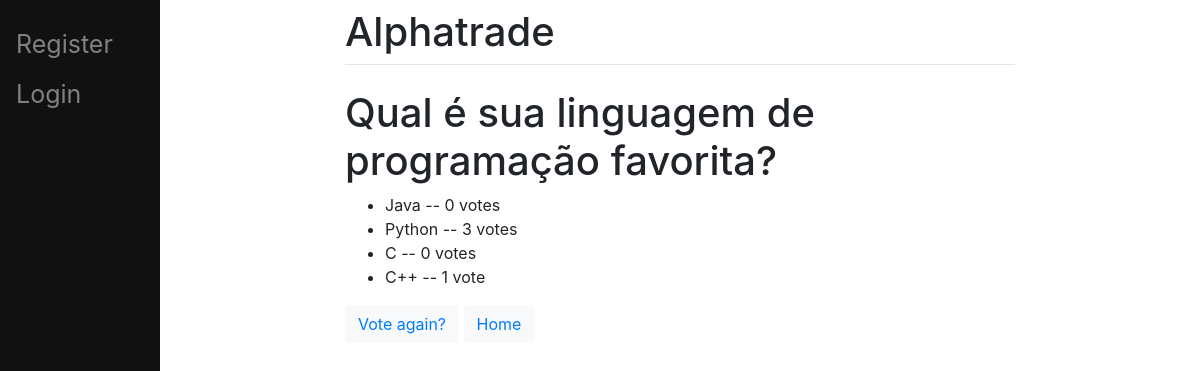
Page /32/results/ on the committed database.
### main/models.py (models this page shows, shortened)
class Question(models.Model):
    user = models.ForeignKey(User, on_delete=models.CASCADE, related_name="question", null=True)
    question_text = models.CharField(max_length=200)

class Choice(models.Model):
    question = models.ForeignKey(Question, on_delete=models.CASCADE)
    choice_text = models.CharField(max_length=200)
    votes = models.IntegerField(default=0)

### main/views.py (the view)
# urls.py: path('<int:pk>/results/', views.ResultsView.as_view(), name='results'),
class ResultsView(generic.DetailView):
    model = Question
    template_name = 'main/results.html'

### main/templates/main/results.html
{% extends 'main/base.html' %}
{% block content %}
    <h1>{{ question.question_text }}</h1>
    <ul>
    {% for choice in question.choice_set.all %}
        <li>{{ choice.choice_text }} -- {{ choice.votes }} vote{{ choice.votes|pluralize }}</li>
    {% endfor %}
    </ul>
    <button type="button", class="btn btn-light"><a href="{% url 'main:vote' question.id %}">Vote again?</a></button>
    <button type="button", class="btn btn-light"><a href="{% url 'main:home' %}">Home</a></button>
{% endblock %}

### rows in the picture
Question: question_text "Qual é sua linguagem de programação favorita?"
Choice: choice_text "Java", votes "0"
Choice: choice_text "Python", votes "3"
Choice: choice_text "C", votes "0"
Choice: choice_text "C++", votes "1"
